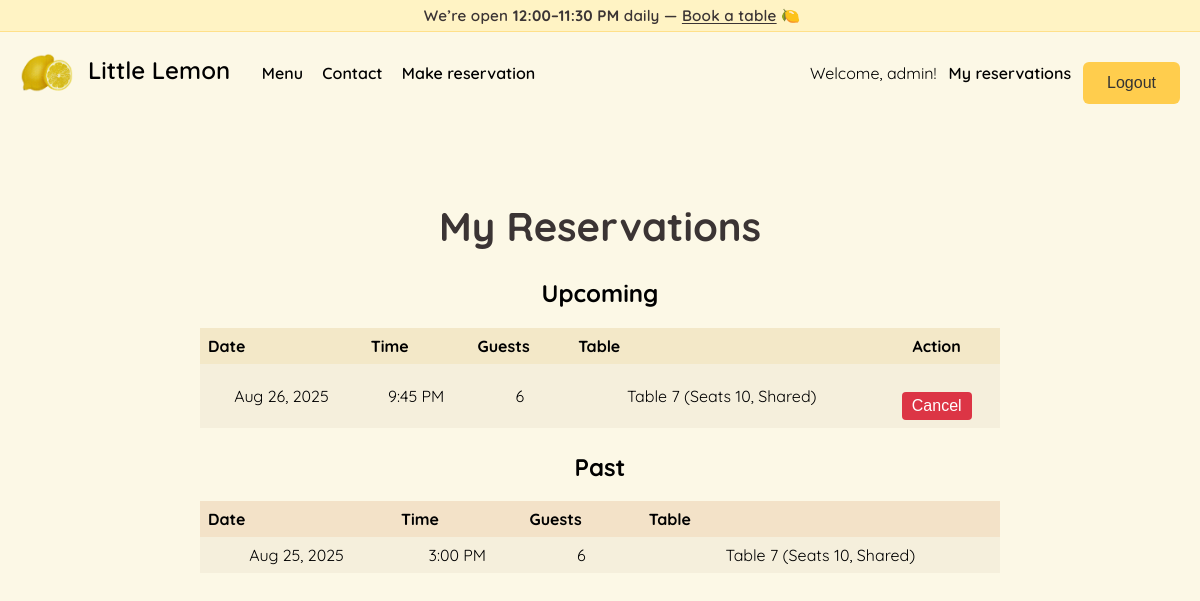
/my-reservations/ (signed in), run on the app's committed database.
### restaurant/models.py (models this page shows, shortened)
class Reservation(models.Model):
    user = models.ForeignKey(User, on_delete=models.CASCADE, null=True, blank=True)
    name = models.CharField(max_length=100)
    email = models.EmailField()
    date = models.DateField()
    time = models.TimeField()
    party_size= models.IntegerField()
    table = models.ForeignKey('Table', on_delete=models.SET_NULL, null=True, blank=True)
    is_shared = models.BooleanField(default=False)
    class Meta:
        constraints = [
            models.CheckConstraint(
                condition=models.Q(party_size__gt=0),
                name='party_size_gt_0'
            ),
        ]

class Table(models.Model):
    capacity = models.IntegerField()
    table_number = models.CharField(max_length=50, unique=True)
    allows_shared = models.BooleanField(default=False, help_text="True means shared, False is private only.")
    def __str__(self):
        return f"Table {self.table_number} (Seats {self.capacity}, {'Shared' if self.allows_shared else 'Private'})"

### restaurant/views.py (the view)
# urls.py: path('my-reservations/', views.my_reservations, name='my_reservations'),
@login_required
def my_reservations(request):
    today = timezone.localdate()
    now_time = timezone.localtime().time()
    upcoming_future = Reservation.objects.filter(user=request.user, date__gt=today)
    upcoming_today  = Reservation.objects.filter(user=request.user, date=today, time__gte=now_time)
    upcoming = (upcoming_future | upcoming_today).order_by('date', 'time')
    past_before = Reservation.objects.filter(user=request.user, date__lt=today)
    past_today  = Reservation.objects.filter(user=request.user, date=today, time__lt=now_time)
    past = (past_before | past_today).order_by('-date', '-time')
    return render(request, 'restaurant/my_reservations.html', {
        'reservations_upcoming': upcoming,
        'reservations_past': past,
    })

### restaurant/templates/restaurant/my_reservations.html (shortened to what this page needs)
{% extends 'restaurant/base.html' %}
{% block content %}
<h1>My Reservations</h1>
{% if reservations_upcoming %}
  <h2 style="margin-top:16px;">Upcoming</h2>
  <table style="width:100%; border-collapse: collapse; margin-top: 8px;">
    <thead>
      <tr style="background-color: #f3e8c8;">
        <th style="text-align:left; padding:8px;">Date</th>
        <th style="text-align:left; padding:8px;">Time</th>
        <th style="text-align:left; padding:8px;">Guests</th>
        <th style="text-align:left; padding:8px;">Table</th>
        <th style="padding:8px; text-align:center;">Action</th>
      </tr>
    </thead>
    <tbody>
      {% for r in reservations_upcoming %}
      <tr style="background-color:#f5efdc;">
        <td style="padding:8px;">{{ r.date|date:"M d, Y" }}</td>
        <td style="padding:8px;">{{ r.time|time:"g:i A" }}</td>
        <td style="padding:8px;">{{ r.party_size }}</td>
        <td style="padding:8px;">{{ r.table }}</td>
        <td style="padding:8px; text-align:center;">
          <form action="{% url 'cancel_reservation' r.pk %}" method="post" style="display:inline-block;">
            <button type="submit" style="padding:5px 10px; background:#dc3545; color:#fff; border:none; border-radius:4px; cursor:pointer;">
              Cancel
            </button>
          </form>
        </td>
      </tr>
      {% endfor %}
    </tbody>
  </table>
{% else %}
  <p style="margin-top:16px;">No upcoming reservations.</p>
{% endif %}
{% if reservations_past %}
  <h2 style="margin-top:24px;">Past</h2>
  <table style="width:100%; border-collapse: collapse; margin-top: 8px;">
    <thead>
      <tr style="background-color: #f3e2c8;">
        <th style="text-align:left; padding:8px;">Date</th>
        <th style="text-align:left; padding:8px;">Time</th>
        <th style="text-align:left; padding:8px;">Guests</th>
        <th style="text-align:left; padding:8px;">Table</th>
      </tr>
    </thead>
    <tbody>
      {% for r in reservations_past %}
      <tr style="background-color:#f5efdc;">
        <td style="padding:8px;">{{ r.date|date:"M d, Y" }}</td>
        <td style="padding:8px;">{{ r.time|time:"g:i A" }}</td>
        <td style="padding:8px;">{{ r.party_size }}</td>
        <td style="padding:8px;">{{ r.table }}</td>
      </tr>
      {% endfor %}
    </tbody>
  </table>
{% else %}
  <p style="margin-top:16px;">No past reservations yet.</p>
{% endif %}
{% endblock %}

### restaurant/templates/restaurant/base.html (shortened to what this page needs)
{% load static %}
<!DOCTYPE html>
<html>
<head>
    <link rel="stylesheet" href="{% static 'restaurant/styles.css' %}">
</head>
<body>
{% block site_banner %}
<div class="announcement full-bleed">
  <span>
    We’re open <strong>12:00–11:30 PM</strong> daily —
    <a href="/reserve/">Book a table</a> 🍋
  </span>
</div>
{% endblock %}
<nav class="nav">
  <div class="nav-content">
    <div class="nav-left">
        <a href="/" class="brand">
            <img src="{% static 'restaurant/lemonlogo.gif' %}" alt="Little Lemon Logo" class="nav-logo"> Little Lemon
        </a>
      <a href="/menu/">Menu</a>
      <a href="/contact/">Contact</a>
      {% if user.is_authenticated %}
        <a href="/reserve/">Make reservation</a>
      {% endif %}
    </div>
    <div class="nav-right">
      {% if user.is_authenticated %}
        <span class="welcome">Welcome, {{ user.username }}!</span>
        <a href="/my-reservations/">My reservations</a>
    <form method="post" action="{% url 'logout' %}" class="logout-form">
    <button type="submit" class="btn btn-nav">Logout</button>
    </form>
      {% else %}
        <a href="{% url 'login' %}">Login</a>
      {% endif %}
    </div>
  </div>
</nav>
<div class="container">
    {% block content %}
    {% endblock %}
</div>
</body>
</html>

### restaurant/static/restaurant/styles.css (style rules this page uses)
body { font-family: 'Quicksand', sans-serif; margin: 0; background-color: #fcf8e6; }
.container { max-width: 800px; margin: 40px auto; padding: 20px; text-align: center; }
h1 { font-size: 2.5em; color: #3b3434; }
button { background-color: #ffcd4d; color: #333; padding: 12px 24px; font-size: 1em; border: none; border-radius: 6px; cursor: pointer; margin-top: 20px; transition: background-color 0.3s ease; }
.full-bleed { width: 100vw; margin-left: calc(50% - 50vw); margin-right: calc(50% - 50vw); }
.nav { padding: 10px 20px; border-radius: 8px; display: flex; justify-content: center; align-items: center; color: #000; }
.nav-content { display: flex; justify-content: space-between; align-items: center; width: 100%; max-width: 1200px; }
.nav-left a { margin-right: 15px; text-decoration: none; color: #000; font-weight: 600; }
.nav-left .brand { font-weight: 600; font-size: 1.5em; margin-right: 25px; }
.nav-right { display: flex; align-items: center; gap: 12px; }
.nav-right a { text-decoration: none; font-weight: 600; color: #000; }
.welcome { font-size: 1em; color: #000000; }
.announcement { background: #fff3c4; border-bottom: 1px solid #ffe08a; text-align: center; padding: 6px 12px; font-size: 0.95rem; color: #3b3434; font-weight: 600; letter-spacing: 0.2px; }
.announcement a { color: inherit; text-decoration: underline; text-underline-offset: 2px; }
.nav-logo { height: 40px; width: auto; vertical-align: middle; margin-right: 8px; }

### data on the page
Reservation: date "Aug 26, 2025", time "9:45 PM", party_size "6", table "Table 7 (Seats 10, Shared)"
Reservation: date "Aug 25, 2025", time "3:00 PM", party_size "6", table "Table 7 (Seats 10, Shared)"

### other printed values
{{ user.username }} "admin"
